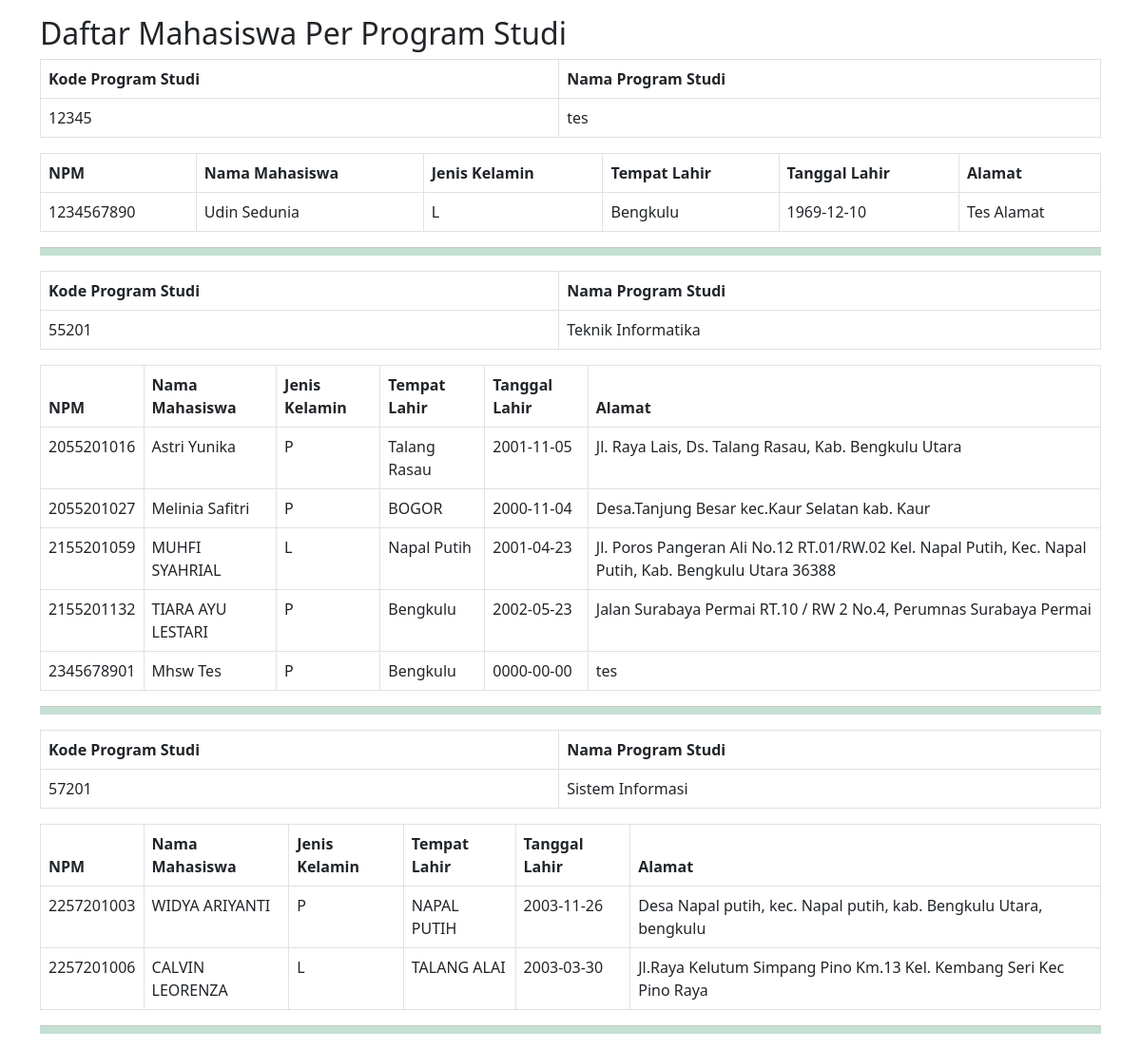
The app's page /dafmhsperprodi.php, older data.
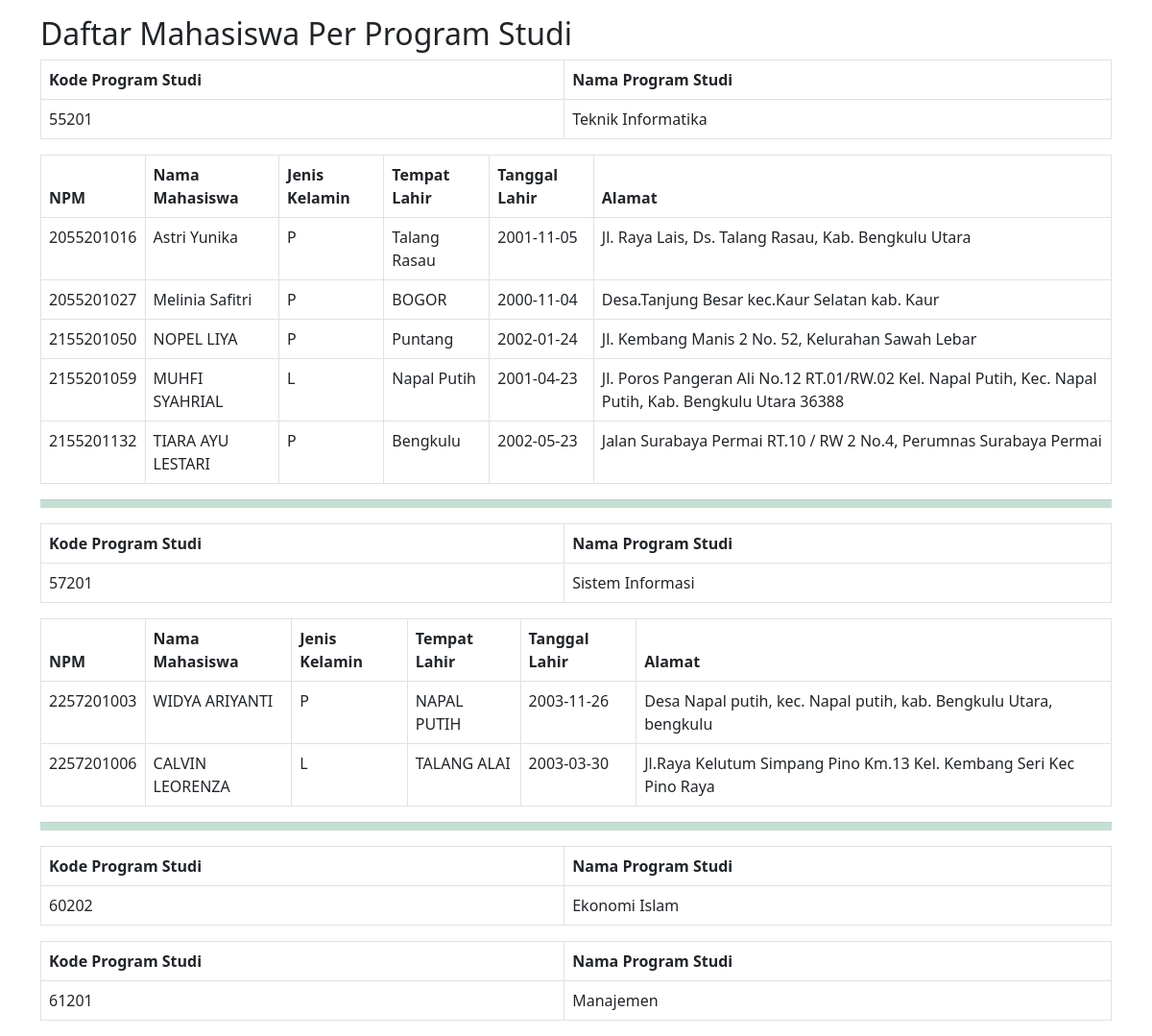
The same page, newer data.
### tables this page shows
CREATE TABLE `prodi` (
  `kodeprodi` char(5) NOT NULL,
  `namaprodi` varchar(20) NOT NULL
);

CREATE TABLE `mahasiswa` (
  `npm` char(10) NOT NULL,
  `namamahasiswa` varchar(30) NOT NULL,
  `sex` char(1) NOT NULL,
  `tempatlahir` varchar(30) NOT NULL,
  `tanggallahir` date NOT NULL,
  `alamat` text NOT NULL,
  `kodeprodi` char(5) NOT NULL
);

### dafmhsperprodi.php (the view, shortened to what this page needs)
<!DOCTYPE html>
<html lang="en">
<head>
  <link href="https://cdn.jsdelivr.net/npm/bootstrap@5.2.3/dist/css/bootstrap.min.css" rel="stylesheet">
</head>
<body onload="print()">
<div class="container mt-3">
<h2>Daftar Mahasiswa Per Program Studi</h2>
<?php
 $sql="select * from prodi";
 $q=mysqli_query($kon,$sql);
 $r=mysqli_fetch_array($q);
 do {
?>
<table class="table table-bordered">
    <thead>
      <tr>
        <th>Kode Program Studi</th>
        <th>Nama Program Studi</th>
      </tr>
    </thead>
    <tbody>
      <tr>
        <td><?php echo $r['kodeprodi'];?></td>
        <td><?php echo $r['namaprodi'];?></td>
      </tr>
    </tbody>
</table>
<?php
		 $sqlm="select * from mahasiswa where kodeprodi='".$r['kodeprodi']."'";
		 $qm=mysqli_query($kon,$sqlm);
		 $rm=mysqli_fetch_array($qm);
		 if (!empty($rm)) {
		?>
<table class="table table-bordered">
    <thead>
      <tr>
        <th>NPM</th>
        <th>Nama Mahasiswa</th>
        <th>Jenis Kelamin</th>
		<th>Tempat Lahir</th>
		<th>Tanggal Lahir</th>
		<th>Alamat</th>
      </tr>
    </thead>
    <tbody>
<?php
	do {
?>
      <tr>
        <td><?php echo $rm['npm'];?></td>
        <td><?php echo $rm['namamahasiswa'];?></td>
        <td><?php echo $rm['sex'];?></td>
		<td><?php echo $rm['tempatlahir'];?></td>
		<td><?php echo $rm['tanggallahir'];?></td>
		<td><?php echo $rm['alamat'];?></td>
      </tr>
	<?php } while($rm=mysqli_fetch_array($qm));
?>
    </tbody>
</table>
<hr class="divider py-1 bg-success">
<?php }
 } while ($r=mysqli_fetch_array($q));
?>
</div>
</body>
</html>

Row changes from the older to the newer data that the page shows:
removed prodi: kodeprodi "12345", namaprodi "tes"
removed mahasiswa: npm "1234567890", namamahasiswa "Udin Sedunia", sex "L", tempatlahir "Bengkulu", tanggallahir "1969-12-10", alamat "Tes Alamat", shown under "12345"
removed mahasiswa: npm "2345678901", namamahasiswa "Mhsw Tes", sex "P", tempatlahir "Bengkulu", tanggallahir "0000-00-00", alamat "tes", shown under prodi "Teknik Informatika"
added mahasiswa: npm "2155201050", namamahasiswa "NOPEL LIYA", sex "P", tempatlahir "Puntang", tanggallahir "2002-01-24", alamat "Jl. Kembang Manis 2 No. 52, Kelurahan Sawah Lebar", shown under prodi "Teknik Informatika"
added prodi: kodeprodi "60202", namaprodi "Ekonomi Islam"
added prodi: kodeprodi "61201", namaprodi "Manajemen"
